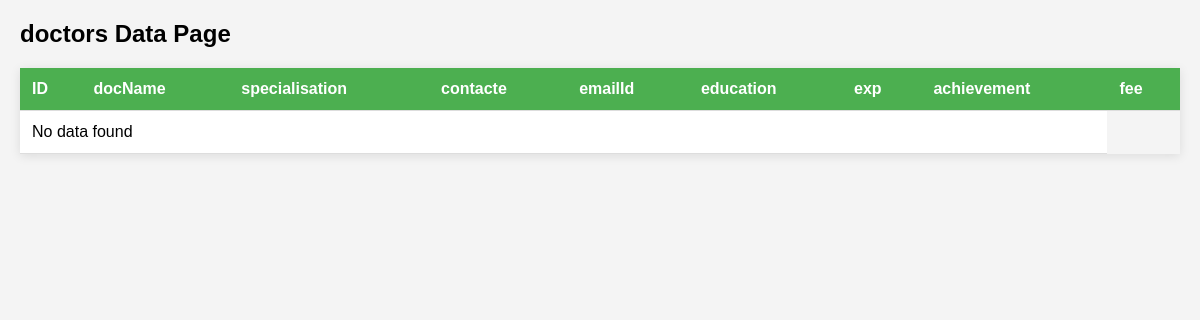
The app's page /doctorsdata/, older data.
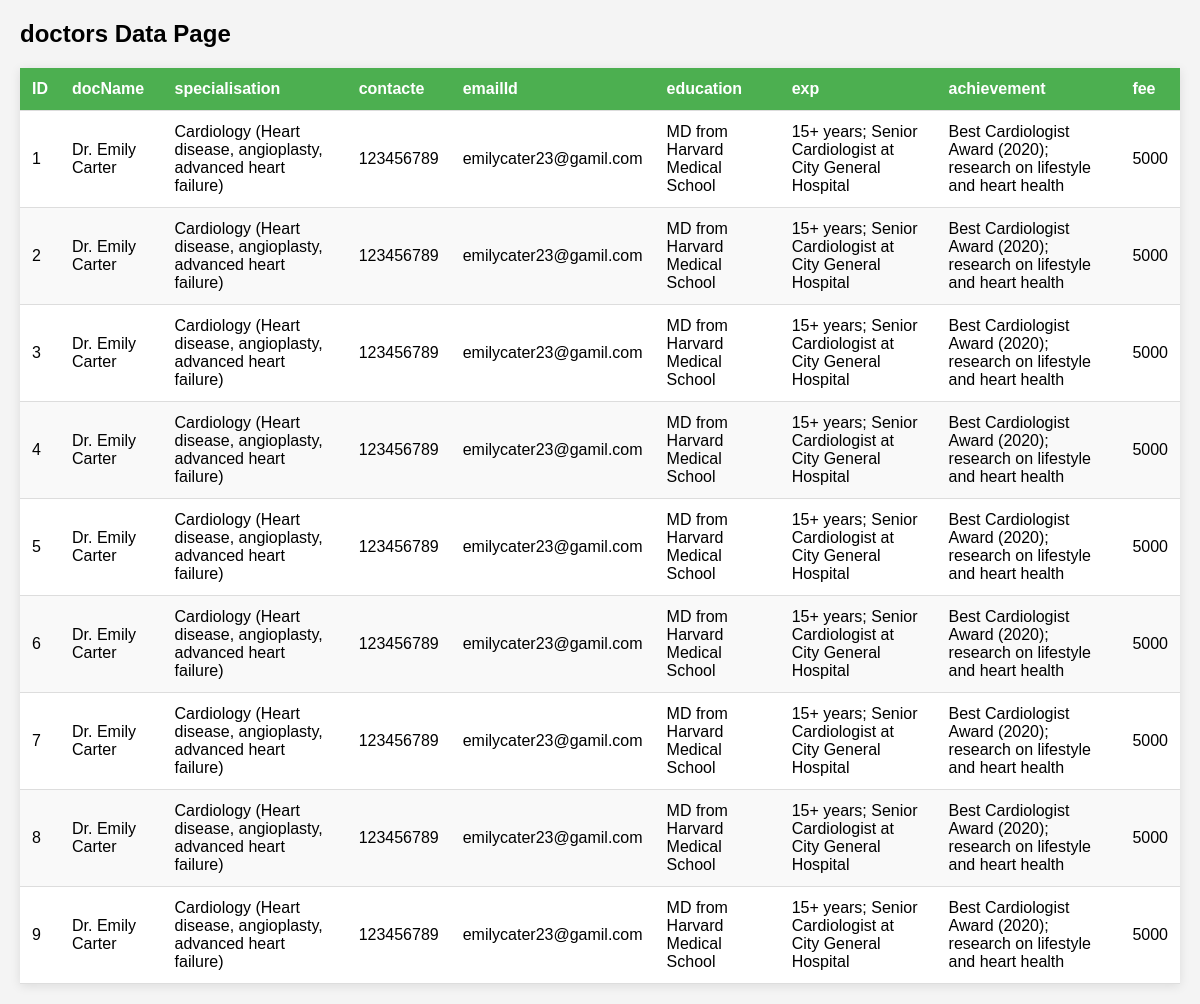
The same page, newer data.
### doctors/models.py (models this page shows)
class doctorsinfo(models.Model):
    docName = models.CharField(max_length=255)
    specialisation = models.CharField(max_length=255)
    contact = models.IntegerField(null = True)
    emailId = models.CharField(max_length=255)
    education = models.CharField(max_length=255)
    exp =  models.CharField(max_length=255)
    achievement = models.CharField(max_length = 255)
    fee = models.IntegerField(null = True)

### doctors/views.py (the view)
# urls.py: path('doctorsdata/' , views.doctors_data , name="doctors_data"),
def doctors_data(request):
    ddata = doctorsinfo.objects.all().values()
    context = {
        "ddata" :  ddata
    }
    return render(request, "doctors_data.html" , context)

### template/doctors_data.html (shortened to what this page needs)
<!DOCTYPE html>
<html lang="en">
<head>
</head>
<body>
    <h2>doctors Data Page</h2>
    <table>
        <thead>
            <tr>
                <th>ID</th>
                <th>docName</th>
                <th>specialisation</th>
                <th>contacte</th>
                <th>emailId</th>
                <th>education</th>
                <th>exp</th>
                <th>achievement</th>
                <th>fee</th>
            </tr>
        </thead>
        <tbody>
            {% if ddata %}
                {% for doctors in ddata %}
                <tr>
                    <td>{{doctors.id}}</td>
                   <td>{{ doctors.docName }}</td>
                   <td>{{ doctors.specialisation }}</td>
                   <td>{{ doctors.contact }}</td>
                   <td>{{ doctors.emailId }}</td>
                   <td>{{ doctors.education }}</td>
                   <td>{{ doctors.exp }}</td>
                   <td>{{ doctors.achievement }}</td>
                   <td>{{ doctors.fee }}</td>
                </tr>
                {% endfor %}
            {% else %}
                <tr>
                    <td colspan="8">No data found</td>
                </tr>
            {% endif %}
        </tbody>
    </table>
</body>
</html>

### template/doctors_data.html (style rules this page uses)
body { font-family: Arial, sans-serif; background-color: #f4f4f4; margin: 20px; }
table { width: 100%; border-collapse: collapse; margin: 20px 0; box-shadow: 0 2px 10px rgba(0, 0, 0, 0.1); }
th, td { padding: 12px; text-align: left; border-bottom: 1px solid #ddd; }
th { background-color: #4CAF50; color: white; }
tr:nth-child(even) { background-color: #f9f9f9; }
tr:nth-child(odd) { background-color: #ffffff; }

Row changes from the older to the newer data that the page shows:
added doctorsinfo: id "1", docName "Dr. Emily Carter", specialisation "Cardiology (Heart disease, angioplasty, advanced heart failure)", contact "123456789", emailId "emilycater23@gamil.com", education "MD from Harvard Medical School", exp "15+ years; Senior Cardiologist at City General Hospital", achievement "Best Cardiologist Award (2020); research on lifestyle and heart health", fee "5000"
added doctorsinfo: id "2", docName "Dr. Emily Carter", specialisation "Cardiology (Heart disease, angioplasty, advanced heart failure)", contact "123456789", emailId "emilycater23@gamil.com", education "MD from Harvard Medical School", exp "15+ years; Senior Cardiologist at City General Hospital", achievement "Best Cardiologist Award (2020); research on lifestyle and heart health", fee "5000"
added doctorsinfo: id "3", docName "Dr. Emily Carter", specialisation "Cardiology (Heart disease, angioplasty, advanced heart failure)", contact "123456789", emailId "emilycater23@gamil.com", education "MD from Harvard Medical School", exp "15+ years; Senior Cardiologist at City General Hospital", achievement "Best Cardiologist Award (2020); research on lifestyle and heart health", fee "5000"
added doctorsinfo: id "4", docName "Dr. Emily Carter", specialisation "Cardiology (Heart disease, angioplasty, advanced heart failure)", contact "123456789", emailId "emilycater23@gamil.com", education "MD from Harvard Medical School", exp "15+ years; Senior Cardiologist at City General Hospital", achievement "Best Cardiologist Award (2020); research on lifestyle and heart health", fee "5000"
added doctorsinfo: id "5", docName "Dr. Emily Carter", specialisation "Cardiology (Heart disease, angioplasty, advanced heart failure)", contact "123456789", emailId "emilycater23@gamil.com", education "MD from Harvard Medical School", exp "15+ years; Senior Cardiologist at City General Hospital", achievement "Best Cardiologist Award (2020); research on lifestyle and heart health", fee "5000"
added doctorsinfo: id "6", docName "Dr. Emily Carter", specialisation "Cardiology (Heart disease, angioplasty, advanced heart failure)", contact "123456789", emailId "emilycater23@gamil.com", education "MD from Harvard Medical School", exp "15+ years; Senior Cardiologist at City General Hospital", achievement "Best Cardiologist Award (2020); research on lifestyle and heart health", fee "5000"
added doctorsinfo: id "7", docName "Dr. Emily Carter", specialisation "Cardiology (Heart disease, angioplasty, advanced heart failure)", contact "123456789", emailId "emilycater23@gamil.com", education "MD from Harvard Medical School", exp "15+ years; Senior Cardiologist at City General Hospital", achievement "Best Cardiologist Award (2020); research on lifestyle and heart health", fee "5000"
added doctorsinfo: id "8", docName "Dr. Emily Carter", specialisation "Cardiology (Heart disease, angioplasty, advanced heart failure)", contact "123456789", emailId "emilycater23@gamil.com", education "MD from Harvard Medical School", exp "15+ years; Senior Cardiologist at City General Hospital", achievement "Best Cardiologist Award (2020); research on lifestyle and heart health", fee "5000"
added doctorsinfo: id "9", docName "Dr. Emily Carter", specialisation "Cardiology (Heart disease, angioplasty, advanced heart failure)", contact "123456789", emailId "emilycater23@gamil.com", education "MD from Harvard Medical School", exp "15+ years; Senior Cardiologist at City General Hospital", achievement "Best Cardiologist Award (2020); research on lifestyle and heart health", fee "5000"
Text that changed along with them:
text no longer shown: "No data found"
